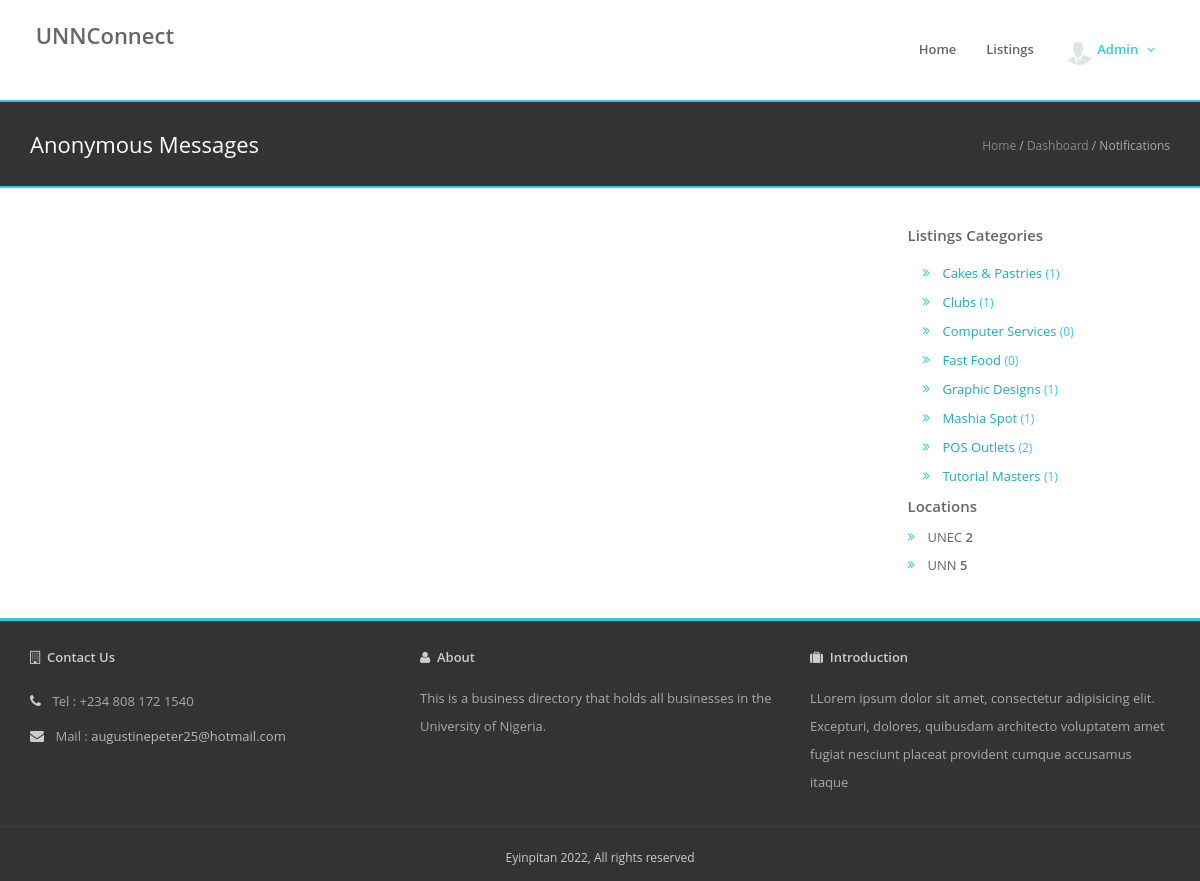
The app's page /vendor/messages/ (signed in), older data.
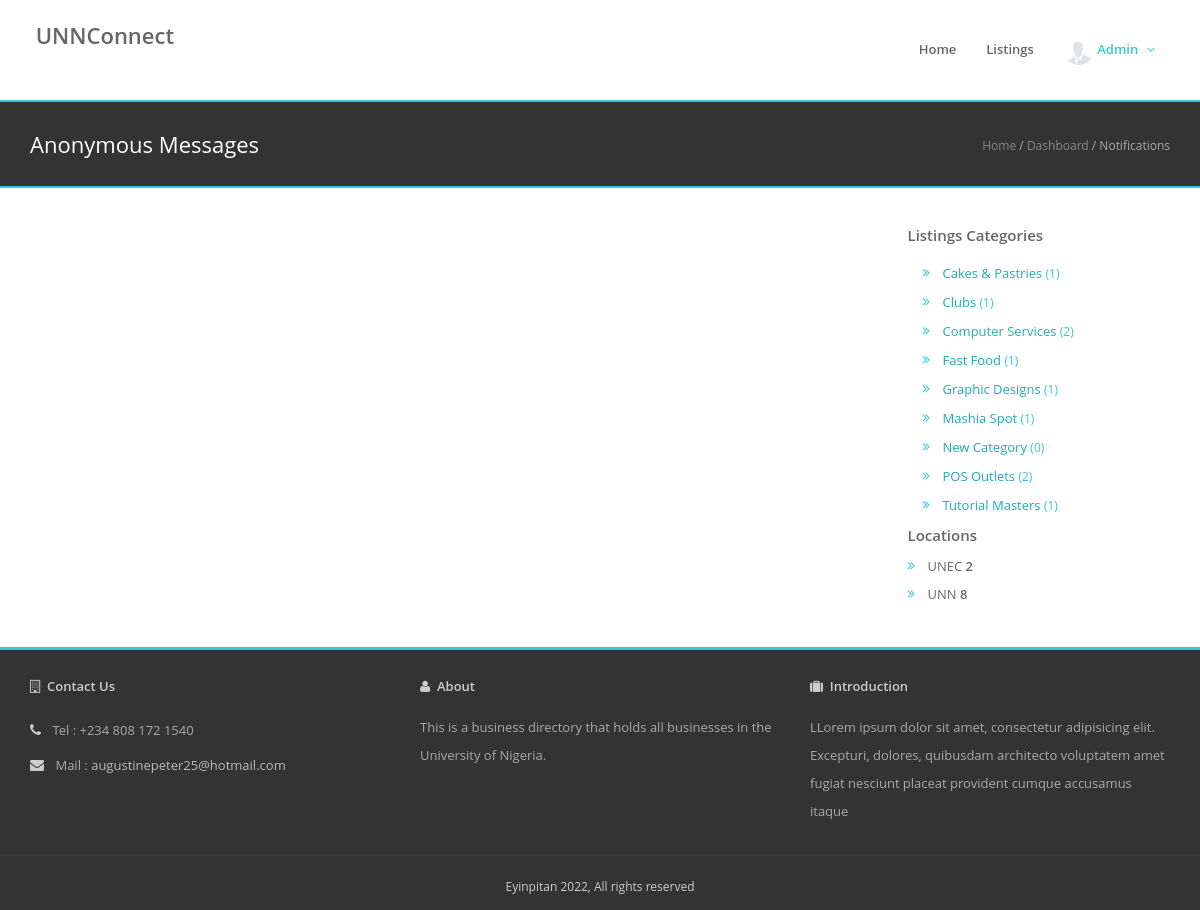
The same page, newer data.
### businessDirectory/models.py (models this page shows, shortened)
class Category(models.Model):
    name = models.CharField(max_length=50)
    img = models.FileField(upload_to='static/uploads/thumbs/')

class Campus(models.Model):
    name = models.CharField(max_length=50)
    def __str__(self):
        return self.name

### businessDirectory/views.py (the view)
# urls.py: path('vendor/messages/', views.VendorMessageView.as_view(), name='vendor-messages'),
class VendorMessageView(LoginRequiredMixin,View):
    login_url = '/vendor/login/'
    redirect_field_name = '/vendor/listings/'
    context = {}
    def get(self, request):
        messages = CustomerMessage.objects.all().filter(receiver_id=request.user.id).order_by('-sent_at')
        side = sideBarWidget()
        self.context['categories'] = side['categories']
        self.context['campuses'] = side['campuses']
        self.context['messages'] = messages
        return render(request, 'vendor/messages.html', self.context)

### businessDirectory/models.py (called while the page is built)
    def __str__(self):
        return self.first_name

### businessDirectory/views.py (called while the page is built)
def sideBarWidget():
    cat = Category.objects.all().order_by('name')
    cam = Campus.objects.all().order_by('name')
    cat_count = []
    campus_count = []
    for c in cat:
        cat_count.append(Business.objects.filter(category_id=c.id).count())
    for c in cam:
        campus_count.append(Business.objects.filter(location_id=c.id).count())
    categories = dict(zip(cat, cat_count))
    campuses = dict(zip(cam, campus_count))
    recent_posts = Business.objects.all().order_by('-added_on')[0:5:1]
    result = {
        'categories': categories,
        'campuses': campuses,
        'recent_posts': recent_posts,
        'cats': cat,
        'cams': cam,
    }
    return result

### businessDirectory/templates/vendor/messages.html (shortened to what this page needs)
{% load static %}
{% include 'include/header.html' %}
{% include 'include/nav-bar.html' %}
    <div class="page-heading-two">
        <div class="container">
            <h2>Anonymous Messages</h2>
            <div class="breads">
                <a href="{% url 'businessDirectory:home' %}">Home</a> /
                <a href="{% url 'businessDirectory:user-profile' user_type='vendor' %}">Dashboard</a> / Notifications
            </div>
            <div class="clearfix"></div>
        </div>
    </div>
  <div id="main" class="container main">
      <div class="row">
      <div class="col-md-9 col-sm-12 col-xs-12">
        </div>
          <div class="col-md-3 col-sm-12 col-xs-12">
            {% include 'include/side-bar-auth.html' %}
          </div>
      </div>
  </div>
        {% include 'include/footer.html' %}

### businessDirectory/templates/include/side-bar-auth.html (shortened to what this page needs)
{% load static %}
{% block content %}
      <div class="card">
        <div class="card-body">
          <h5 class="card-title">Listings Categories </h5>
            <div class="widget-content categories">
                <ul class="list-6">
                    {% for category,count in categories.items %}
                        <li class="col-xs-12 col-sm-6 col-md-12 col-lg-12">
                            <a href="{% url 'businessDirectory:category' pk=category.id %}">
                                {{ category.name }}
                                <small class="color">({{ count }})</small>
                            </a>
                        </li>
                    {% endfor %}
                </ul>
           </div>
        </div>
      </div>
      <div class="card">
        <div class="card-body pb-0">
          <h5 class="card-title">Locations </h5>
            <ul class="list-6">
                {% for campus, count in campuses.items %}
                    <li>{{ campus }} <span>{{ count }}</span></li>
                {% endfor %}
            </ul>
        </div>
      </div>
{% endblock %}

Row changes from the older to the newer data that the page shows:
computed for Category "Computer Services": id "0" → "2"
computed for Category "Fast Food": count "0" → "1"
added Category: name "New Category", count "0"
computed for Campus "UNN": count "5" → "8"
